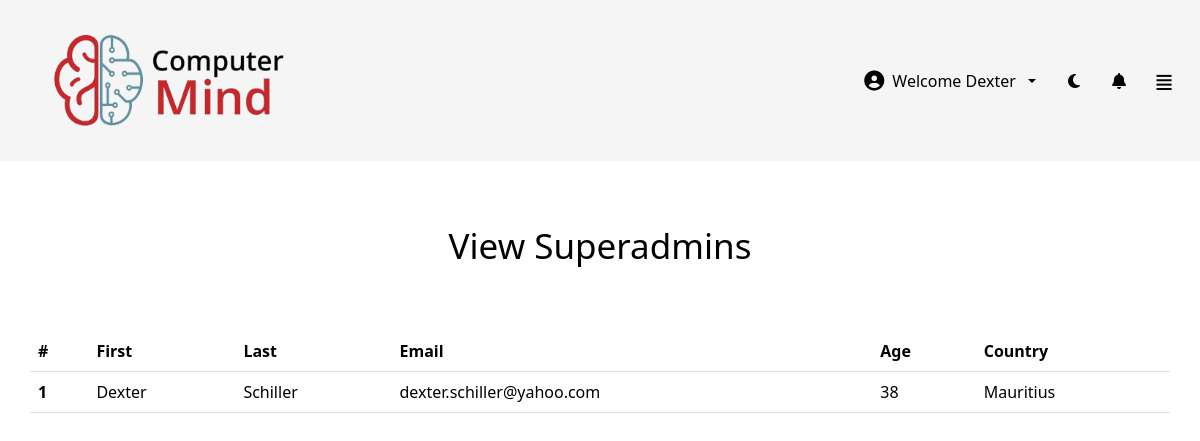
Page /main/Panel/viewsuperadmin.php (signed in) on the committed database.
### tables this page shows
CREATE TABLE IF NOT EXISTS `users` (
  `ID` int NOT NULL AUTO_INCREMENT,
  `Role` enum('user','admin','superadmin','root') NOT NULL,
  `Firstname` varchar(50) NOT NULL,
  `Lastname` varchar(50) NOT NULL,
  `Email` varchar(30) NOT NULL,
  `Password` varchar(50) NOT NULL,
  `Age` int NOT NULL,
  `Country` varchar(60) NOT NULL,
  `Joined` date NOT NULL,
  PRIMARY KEY (`ID`)
);

### main/Panel/viewsuperadmin.php (the view, shortened to what this page needs)
<?php
include "../include/session.php";
?>
<!DOCTYPE html>
<html lang="en">
<head>
  <link rel="stylesheet" href="<?php echo BASE_URL ?>Bootstrap/bootstrap.css" />
  <link rel="stylesheet" href="<?php echo BASE_URL ?>css/style.css" />
  <link
    rel="stylesheet"
    href="https://cdnjs.cloudflare.com/ajax/libs/font-awesome/6.5.0/css/all.min.css" />
</head>
<body>
  <?php
  include "../include/navbar.php";
  ?>
  <div class="main-content">
    <section class="about-section mb-5">
      <h1 class="section-title">View Superadmins</h1>
    </section>
    <table class="table table-hover container">
      <thead>
        <tr>
          <th scope="col">#</th>
          <th scope="col">First</th>
          <th scope="col">Last</th>
          <th scope="col">Email</th>
          <th scope="col">Age</th>
          <th scope="col">Country</th>
        </tr>
      </thead>
      <tbody>
        <?php
        $c = 1;
        $superadmins = "SELECT ID, Firstname, Lastname, Email, Age, Country FROM users WHERE Role='superadmin'";
        $superadmin_result = $conn->query($superadmins);
        foreach ($superadmin_result as $superadmin) {
          echo '
      <tr>
          <th scope="row">' . $c . '</th>
          <td>' . $superadmin["Firstname"] . '</td>
          <td>' . $superadmin["Lastname"] . '</td>
          <td>' . $superadmin["Email"] . '</td>
          <td>' . $superadmin["Age"] . '</td>
          <td>' . $superadmin["Country"] . '</td>
      ';
          $c++;
        }
        ?>
      </tbody>
    </table>
  </div>
</body>
</html>

### main/css/style.css (style rules this page uses)
* { margin: 0; }
html { box-sizing: border-box; }
*, *::before, *::after { box-sizing: inherit; }
:root { --nav-height: 120px; --sidebar-width: 220px; }
[data-theme="light"] { --nav-color: whitesmoke !important; --side-bar: rgb(0, 31, 43); --font-color: black; --body-color: white; --switch-btn: whitesmoke; --switch-btn-hover: rgb(194, 194, 194); --acc-font-color: black; --button-color: black; }
body { background-color: var(--body-color); }
h1, h2, h3, h4, h5, h6, p, li { color: var(--font-color) !important; }
.main-content { position: relative; margin-top: var(--nav-height); margin-left: var(--sidebar-width); width: calc(100% - var(--sidebar-width)); min-height: 50vh; }
.about-section { padding-top: 3rem; width: min(800px, 92vw); max-width: 100%; margin: 0 auto; text-align: center; }
.section-title { font-size: clamp(28px, 4.5vw, 48px); font-family: "Segoe UI", Tahoma, Geneva, Verdana, sans-serif; padding-bottom: 15px; }
@media (max-width: 1280px) { .main-content { position: relative; margin-top: var(--nav-height) !important; margin-left: 0 !important; width: 100%; min-height: auto !important; } }
@media (max-width: 1280px) { .main-content h1 { padding-top: 1rem; padding-bottom: 1rem; } }
@media (max-width: 1280px) { .section-title { font-size: 35px !important; } }
table { background-color: var(--body-color) !important; color: var(--font-color) !important; }

### rows in the picture
users: Firstname "Dexter", Lastname "Schiller", Email "dexter.schiller@yahoo.com", Age "38", Country "Mauritius"

### other values in the picture
$_SESSION['firstname'] "Dexter"
